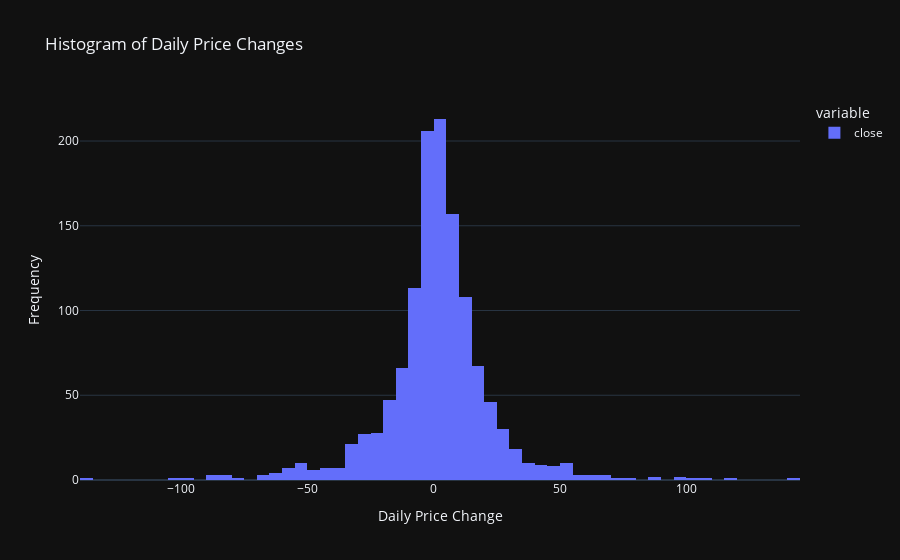

Notebook source saved alongside this figure:
### Code cell
#plot of daily price changes

dailychange = data['close'].diff()
fig = px.histogram(dailychange, nbins=100, title='Histogram of Daily Price Changes')
fig.update_xaxes(title='Daily Price Change')
fig.update_yaxes(title='Frequency')
fig.update_layout(template='plotly_dark')
fig.show()

### Figure 1 — Plotly figure (JSON) as saved in the notebook; plotly's stock layout.template omitted (floating-point values rounded to 4 significant figures; data arrays with more than 128 entries replaced by an {"elided": "..."} marker saying what was removed)
{"data": [{"alignmentgroup": "True", "bingroup": "x", "hovertemplate": "variable=close<br>value=%{x}<br>count=%{y}<extra></extra>", "legendgroup": "close", "marker": {"color": "#636efa", "pattern": {"shape": ""}}, "name": "close", "nbinsx": 100, "offsetgroup": "close", "orientation": "v", "showlegend": true, "type": "histogram", "x": {"elided": "1258 float values"}, "xaxis": "x", "yaxis": "y"}], "layout": {"barmode": "relative", "legend": {"title": {"text": "variable"}, "tracegroupgap": 0}, "title": {"text": "Histogram of Daily Price Changes"}, "xaxis": {"anchor": "y", "domain": [0, 1], "title": {"text": "Daily Price Change"}}, "yaxis": {"anchor": "x", "domain": [0, 1], "title": {"text": "Frequency"}}}}
